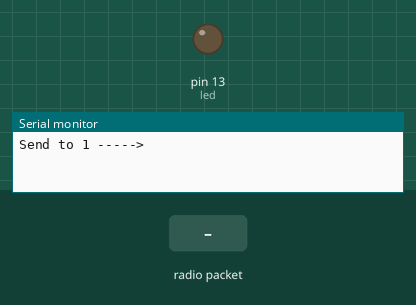
This sketch was run on a simulated Arduino Uno, built with avr-gcc and run on an emulated ATmega328P. Parts: output pins drawn as LEDs (lit = HIGH), the last lines printed to the serial monitor. The test bench sets the inputs (shaded band). No radio packets arrive unless stated.

Above: at 1.2 s.
1.3 s: radio packet "1" arrives
At 2.3 s:
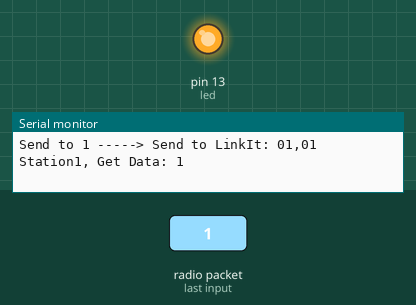
Timing chart, 0 to 4.3 s (numbered marks = the images above; inputs shaded):
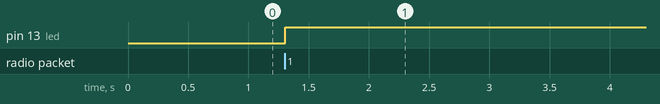

Measured:
- after the input at 1.3 s, pin 13 (led): LOW → HIGH at once

The sketch:

LoRa_PM_Server.ino
```cpp
#include <SPI.h>
#include <RH_RF95.h>
#include <SoftwareSerial.h>

SoftwareSerial mySerial(3, 4);

// Singleton instance of the radio driver
RH_RF95 rf95;
//RH_RF95 rf95(5, 2); // Rocket Scream Mini Ultra Pro with the RFM95W
//RH_RF95 rf95(8, 3); // Adafruit Feather M0 with RFM95

// Need this on Arduino Zero with SerialUSB port (eg RocketScream Mini Ultra Pro)
//#define Serial SerialUSB

int led = 13;
int count = 1;

void setup()
{
  pinMode(led, OUTPUT);
  Serial.begin(9600);
  mySerial.begin(9600);
  while (!Serial) ; // Wait for serial port to be available
  if (!rf95.init())
    Serial.println("init failed");
  // Defaults after init are 434.0MHz, 13dBm, Bw = 125 kHz, Cr = 4/5, Sf = 128chips/symbol, CRC on

  // The default transmitter power is 13dBm, using PA_BOOST.
  // If you are using RFM95/96/97/98 modules which uses the PA_BOOST transmitter pin, then
  // you can set transmitter powers from 5 to 23 dBm:
  rf95.setTxPower(23, false);
  // If you are using Modtronix inAir4 or inAir9,or any other module which uses the
  // transmitter RFO pins and not the PA_BOOST pins
  // then you can configure the power transmitter power for -1 to 14 dBm and with useRFO true.
  // Failure to do that will result in extremely low transmit powers.
  // driver.setTxPower(14, true);
}

void loop()
{
  char data[50];

  // Send a message to rf95_server
  sprintf(data, "%d", count);
  rf95.send(data, sizeof(data));
  rf95.waitPacketSent();

  // Now wait for a reply
  uint8_t buf[RH_RF95_MAX_MESSAGE_LEN];
  uint8_t len = sizeof(buf);
  Serial.print("Send to ");
  Serial.print(count);
  Serial.print(" -----> ");
    if (rf95.waitAvailableTimeout(3000))
    {
      // Should be a reply message for us now
      // get message : station_number, pm, temp, hum
      if (rf95.recv(buf, &len))
     {
        digitalWrite(led, HIGH);

        sprintf(data, "01,0%s\n", buf);
        mySerial.print(data);
        Serial.print("Send to LinkIt: ");
        Serial.println(data);
        sprintf(data, "%s", buf);
        Serial.print("Station");
        Serial.print(count);
        Serial.print(", ");
        Serial.print("Get Data: ");
        Serial.println(data);
        delay(5000);
      }
      else
      {
        Serial.println("Recv Failed");
        sprintf(data, "0,%d\n", count);
        //mySerial.print(data);
        Serial.print("Send to LinkIt: ");
        Serial.println(data);
      }
    }
    else
    {
      Serial.println("No Reply");

      sprintf(data, "0,%d\n", count);

      //mySerial.print(data);
      Serial.print("Send to LinkIt: ");
      Serial.println(data);
      //delay(5000);
    }
    count++;
    if(count==4){
      count = 1;
    }
}
```
